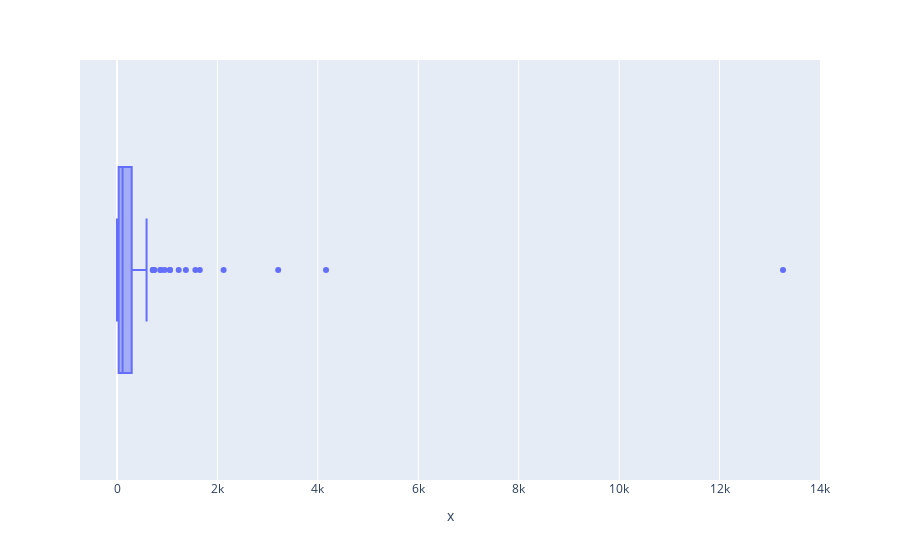

Notebook code for this chart:
### Code cell
iplot(fig)

### Figure 1 — Plotly figure (JSON) as saved in the notebook; plotly's stock layout.template omitted (floating-point values rounded to 4 significant figures; data arrays with more than 128 entries replaced by an {"elided": "..."} marker saying what was removed)
{"data": [{"alignmentgroup": "True", "hovertemplate": "<b>%{hovertext}</b><br><br>x=%{x}<extra></extra>", "hovertext": {"elided": "138 str values"}, "legendgroup": "", "marker": {"color": "#636efa"}, "name": "", "notched": false, "offsetgroup": "", "orientation": "h", "showlegend": false, "type": "box", "x": {"elided": "138 int values"}, "x0": " ", "xaxis": "x", "y0": " ", "yaxis": "y"}], "layout": {"boxmode": "group", "legend": {"tracegroupgap": 0}, "margin": {"t": 60}, "xaxis": {"anchor": "y", "domain": [0, 1], "title": {"text": "x"}}, "yaxis": {"anchor": "x", "domain": [0, 1]}}}
